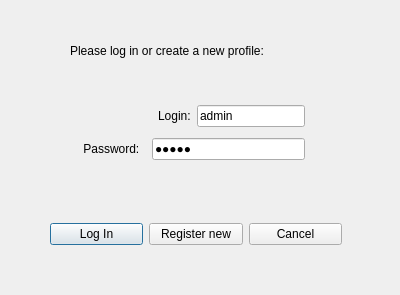
<?xml version="1.0" encoding="UTF-8"?>
<ui version="4.0">
 <class>LogInWindow</class>
 <widget class="QDialog" name="LogInWindow">
  <property name="geometry">
   <rect>
    <x>0</x>
    <y>0</y>
    <width>400</width>
    <height>295</height>
   </rect>
  </property>
  <property name="sizePolicy">
   <sizepolicy hsizetype="Fixed" vsizetype="Fixed">
    <horstretch>0</horstretch>
    <verstretch>0</verstretch>
   </sizepolicy>
  </property>
  <property name="minimumSize">
   <size>
    <width>400</width>
    <height>295</height>
   </size>
  </property>
  <property name="maximumSize">
   <size>
    <width>400</width>
    <height>295</height>
   </size>
  </property>
  <property name="windowTitle">
   <string>Dialog</string>
  </property>
  <widget class="QLabel" name="label">
   <property name="geometry">
    <rect>
     <x>70</x>
     <y>40</y>
     <width>261</width>
     <height>21</height>
    </rect>
   </property>
   <property name="text">
    <string>Please log in or create a new profile:</string>
   </property>
  </widget>
  <widget class="QWidget" name="layoutWidget">
   <property name="geometry">
    <rect>
     <x>80</x>
     <y>100</y>
     <width>225</width>
     <height>66</height>
    </rect>
   </property>
   <layout class="QVBoxLayout" name="verticalLayout">
    <item>
     <layout class="QHBoxLayout" name="horizontalLayout_3">
      <item>
       <spacer name="horizontalSpacer">
        <property name="orientation">
         <enum>Qt::Horizontal</enum>
        </property>
        <property name="sizeHint" stdset="0">
         <size>
          <width>40</width>
          <height>20</height>
         </size>
        </property>
       </spacer>
      </item>
      <item>
       <widget class="QLabel" name="LogInLabel">
        <property name="text">
         <string>Login:</string>
        </property>
       </widget>
      </item>
      <item>
       <widget class="QLineEdit" name="LoginLine">
        <property name="maximumSize">
         <size>
          <width>16777215</width>
          <height>16777215</height>
         </size>
        </property>
        <property name="text">
         <string>admin</string>
        </property>
        <property name="maxLength">
         <number>16</number>
        </property>
       </widget>
      </item>
     </layout>
    </item>
    <item>
     <layout class="QHBoxLayout" name="horizontalLayout_2">
      <item>
       <widget class="QLabel" name="LogInLabel_2">
        <property name="text">
         <string> Password:  </string>
        </property>
       </widget>
      </item>
      <item>
       <widget class="QLineEdit" name="PasswrdLine">
        <property name="text">
         <string>admin</string>
        </property>
        <property name="echoMode">
         <enum>QLineEdit::Password</enum>
        </property>
       </widget>
      </item>
     </layout>
    </item>
   </layout>
  </widget>
  <widget class="QWidget" name="layoutWidget">
   <property name="geometry">
    <rect>
     <x>50</x>
     <y>220</y>
     <width>292</width>
     <height>29</height>
    </rect>
   </property>
   <layout class="QHBoxLayout" name="horizontalLayout">
    <item>
     <widget class="QPushButton" name="LogInButton">
      <property name="text">
       <string>Log In</string>
      </property>
     </widget>
    </item>
    <item>
     <widget class="QPushButton" name="RegisterButton">
      <property name="text">
       <string>Register new</string>
      </property>
     </widget>
    </item>
    <item>
     <widget class="QPushButton" name="CancelButton">
      <property name="text">
       <string>Cancel</string>
      </property>
     </widget>
    </item>
   </layout>
  </widget>
 </widget>
 <resources/>
 <connections/>
</ui>
